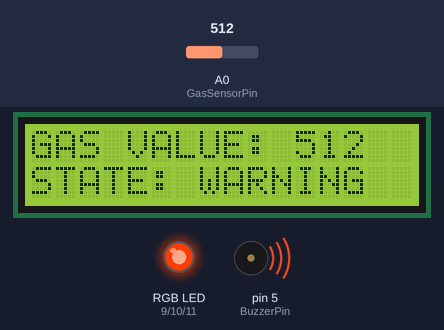
The sketch below on a simulated Arduino Uno, built with avr-gcc and run on an emulated ATmega328P. Parts: 16×2 character LCD, an RGB LED mixed from three pins (HIGH = lit), buzzer (waves = sounding). Inputs (shaded band) come from the test bench; at power-on: A0 (GasSensorPin) = 512. Dim RGB values are drawn brighter than linear.

Above: at 3.05 s.
3.3 s: A0 (GasSensorPin) set to 737
At 3.42 s:
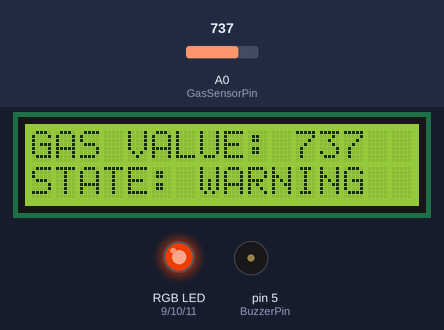
4.9 s: A0 (GasSensorPin) set to 767
At 5.6 s:
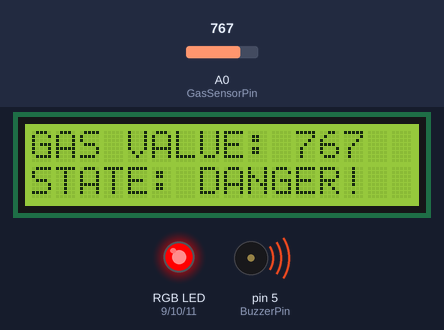
6.4 s: A0 (GasSensorPin) set to 390
At 6.59 s:
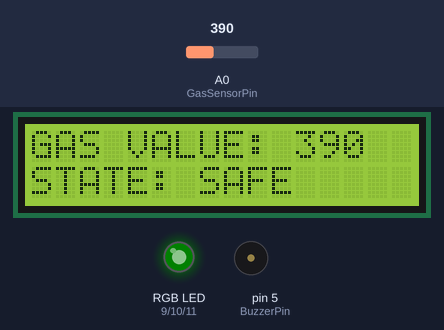
8.1 s: A0 (GasSensorPin) set to 157
At 8.27 s:
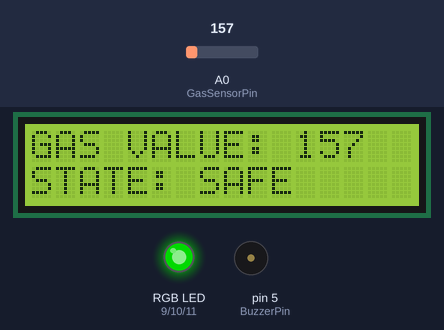
9.8 s: A0 (GasSensorPin) set to 138
At 9.95 s:
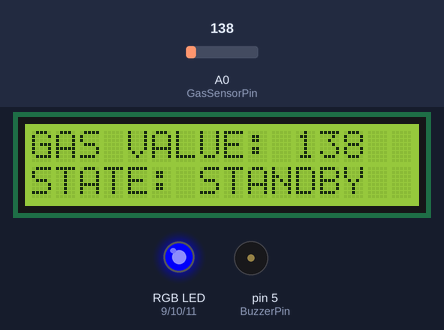
11.5 s: A0 (GasSensorPin) set to 410
At 11.69 s:
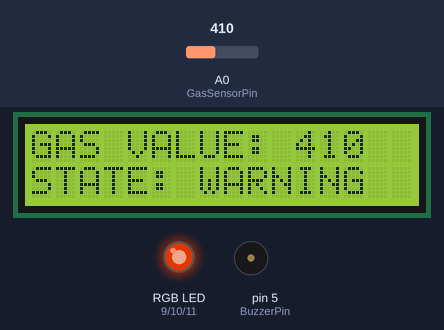
Timing chart, 0 to 15.5 s (numbered marks = the images above; inputs shaded):
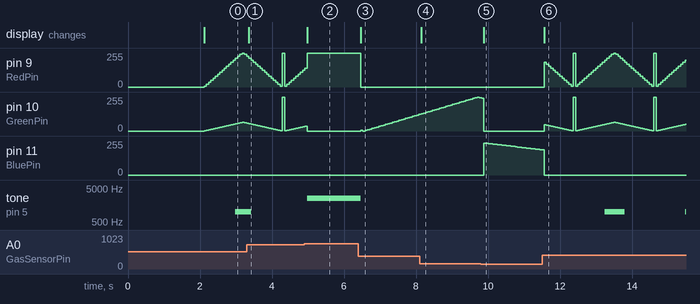

The sketch:

11_GasSystemLcdCathode.ino
```cpp
/*
 * Author: Iwan
 * Project: 11 Gas System Dynamic Cathode
 * Hardware: Common Cathode RGB LED + LCD I2C + MQ-2 Sensor
 * Description: Tactical User Interface where "Breathing" speed,
 * color, and LCD messages indicate the atmospheric hazard level.
 */

#include <Wire.h>
#include <LiquidCrystal_I2C.h>

// --- Hardware Mapping ---
#define GasSensorPin A0  // Analog input from MQ-2
#define RedPin 9         // Red channel PWM (Common Cathode)
#define GreenPin 10      // Green channel PWM (Common Cathode)
#define BluePin 11       // Blue channel PWM (Common Cathode)
#define BuzzerPin 5      // Alert output

// --- LCD Configuration ---
// Address 0x27 is standard for most PCF8574 I2C modules
LiquidCrystal_I2C Lcd(0x27, 16, 2);

// --- Threshold Definitions ---
#define LowThreshold 150     // Calibration to Safe limit
#define WarningThreshold 400 // Safe to Warning limit
#define DangerThreshold 750  // Warning to Emergency limit

// --- Variable Definitions (UpperCamelCase) ---
int GasValue = 0;        // Current sensor reading
int Brightness = 0;      // PWM intensity for breathing effect
int FadeAmount = 5;      // Pulse step speed

void setup() {
  // Initialize digital pins as outputs
  pinMode(RedPin, OUTPUT);
  pinMode(GreenPin, OUTPUT);
  pinMode(BluePin, OUTPUT);
  pinMode(BuzzerPin, OUTPUT);

  // Initialize LCD Module
  Lcd.init();
  Lcd.backlight();
  Lcd.setCursor(0, 0);
  Lcd.print("SYSTEM STARTING");
  delay(2000);
  Lcd.clear();
}

void loop() {
  // 1. Quantitative Data Acquisition
  GasValue = analogRead(GasSensorPin);

  // 2. Breathing Engine: Dynamic PWM Calculation
  Brightness = Brightness + FadeAmount;

  // Reverse pulse direction at limits (0-255)
  if (Brightness <= 0 || Brightness >= 255) {
    FadeAmount = -FadeAmount;
  }

  // 3. LCD Quantitative Feedback
  Lcd.setCursor(0, 0);
  Lcd.print("GAS VALUE: ");
  Lcd.print(GasValue);
  Lcd.print("    "); // Clear ghost characters

  // --- 4. DYNAMIC INTERFACE LOGIC ---

  // LEVEL 4: DANGER (High concentration)
  if (GasValue >= DangerThreshold) {
    Lcd.setCursor(0, 1);
    Lcd.print("STATE: DANGER! ");

    analogWrite(RedPin, 255);    // Solid Red (No pulse for urgency)
    analogWrite(GreenPin, 0);
    analogWrite(BluePin, 0);
    tone(BuzzerPin, 2500);       // High-pitched continuous alarm
  }

  // LEVEL 3: WARNING (Moderate concentration)
  else if (GasValue >= WarningThreshold) {
    Lcd.setCursor(0, 1);
    Lcd.print("STATE: WARNING ");

    // Fast Pulse Speed
    FadeAmount = (FadeAmount > 0) ? 15 : -15;

    analogWrite(RedPin, Brightness);       // Fast Red pulse
    analogWrite(GreenPin, Brightness / 4); // Dimmer Green to create Orange
    analogWrite(BluePin, 0);

    // Intermittent beep synchronized with brightness peak
    if(Brightness > 200) tone(BuzzerPin, 1000);
    else noTone(BuzzerPin);
  }

  // LEVEL 2: SAFE (Low concentration)
  else if (GasValue >= LowThreshold) {
    Lcd.setCursor(0, 1);
    Lcd.print("STATE: SAFE    ");

    // Moderate Pulse Speed
    FadeAmount = (FadeAmount > 0) ? 5 : -5;

    analogWrite(RedPin, 0);
    analogWrite(GreenPin, Brightness);     // Normal Green pulse
    analogWrite(BluePin, 0);
    noTone(BuzzerPin);
  }

  // LEVEL 1: STANDBY (Clean air)
  else {
    Lcd.setCursor(0, 1);
    Lcd.print("STATE: STANDBY ");

    // Slow/Languid Pulse Speed
    FadeAmount = (FadeAmount > 0) ? 2 : -2;

    analogWrite(RedPin, 0);
    analogWrite(GreenPin, 0);
    analogWrite(BluePin, Brightness);      // Slow Blue pulse
    noTone(BuzzerPin);
  }

  // Refresh rate for PWM smoothness
  delay(30);
}
```

Measured:
- the behaviour switches between 749 and 750 on A0 (GasSensorPin) (found by bisection; images 1 and 2)
- the behaviour switches between 150 and 149 on A0 (GasSensorPin) (found by bisection; images 4 and 5)
- after the input at 3.3 s, the display: changes after 0.06 s (image 1)
- after the input at 4.9 s, the display: changes after 0.07 s (image 2)
- after the input at 6.4 s, pin 9 (RedPin): 255/255 → 0/255 after 0.06 s; tone on pin 5 (BuzzerPin): 2500 Hz → silent after 0.06 s; the display: changes after 0.06 s (image 3)
- after the input at 8.1 s, the display: changes at once (image 4)
- after the input at 9.8 s, the display: changes after 0.08 s (image 5)
